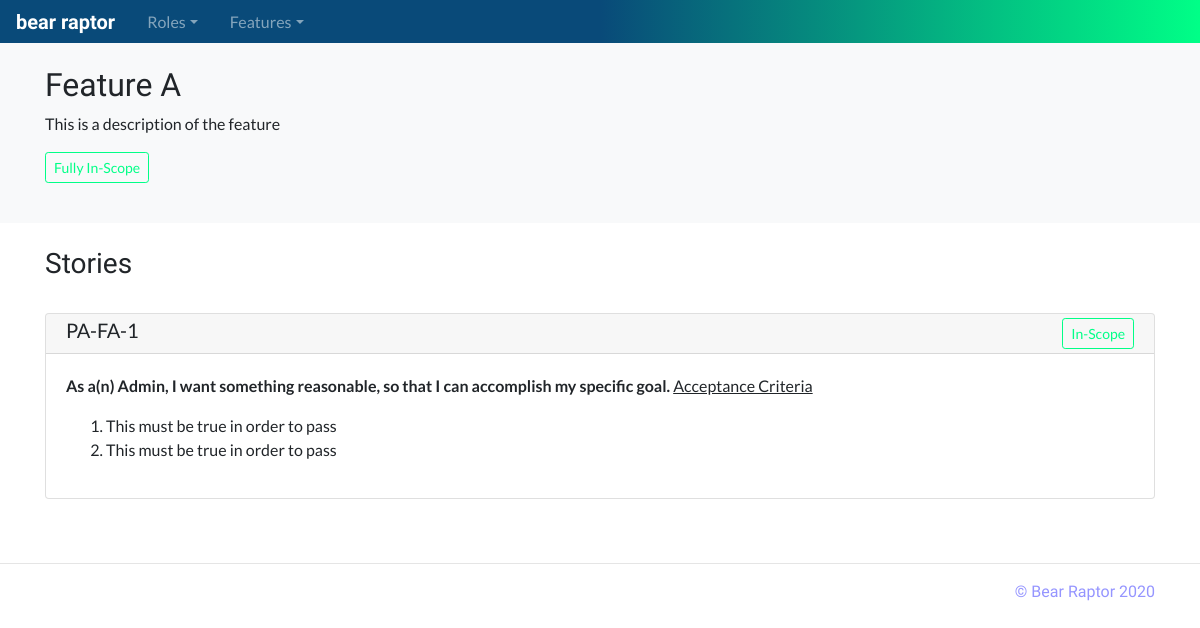
The page /project/1/feature/1 on the database its author committed.
### database_setup.py (models this page shows, shortened)
class Feature(Base):
    __tablename__ = 'feature'
    id = Column(Integer, primary_key=True)
    title = Column(String(250), nullable=False)
    shortname = Column(String(25), nullable=False)
    description = Column(String(500))
    scope = Column(String(25), nullable=False)
    project_id = Column(Integer, ForeignKey('project.id'))
    project = relationship(Project)

class Project(Base):
    __tablename__ = 'project'
    id = Column(Integer, primary_key=True)
    title = Column(String(250), nullable=False)
    shortname = Column(String(25), nullable=False)
    description = Column(String(500))
    status = Column(String(50), nullable=False)

class Story(Base):
    __tablename__ = 'story'
    id = Column(Integer, primary_key=True)
    scope = Column(String(25), nullable=False)
    want = Column(String(500))
    why = Column(String(500))
    role_id = Column(Integer, ForeignKey('role.id'))
    role = relationship(Role)
    feature_id = Column(Integer, ForeignKey('feature.id'))
    feature = relationship(Feature)

class Role(Base):
    __tablename__ = 'role'
    id = Column(Integer, primary_key=True)
    title = Column(String(250), nullable=False)
    description = Column(String(500))
    project_id = Column(Integer, ForeignKey('project.id'))
    project = relationship(Project)

class AcceptanceCriteria(Base):
    __tablename__ = 'acceptancecriteria'
    id = Column(Integer, primary_key=True)
    criteria = Column(String(500))
    story_id = Column(Integer, ForeignKey('story.id'))
    story = relationship(Story)

### app.py (the view)
@app.route('/project/<int:project_id>/feature/<int:feature_id>')
def featurePage(project_id, feature_id):
    project = session.query(Project).filter_by(id=project_id).one()
    roles = session.query(Role).filter_by(project_id=project_id).all()
    feature = session.query(Feature).filter_by(id=feature_id).one()
    features = session.query(Feature).filter_by(project_id=project_id).all()
    featureids = []
    for i in features:
        if i.id == feature.id:
            featureids.append(i.id)
    stories = session.query(Story).filter(Story.feature_id.in_(featureids)).all()
    storyids = []
    for i in stories:
        storyids.append(i.id)
    ac = session.query(AcceptanceCriteria).filter(AcceptanceCriteria.story_id.in_(storyids)).all()
    scope = feature.scope
    if scope == 'in':
        for i in stories:
            if i.scope == 'out':
                scope = 'contains'
    return render_template('feature-page.html', project=project, roles=roles,
                            feature=feature, features=features,
                            stories=stories, ac=ac, scope=scope)

### templates/feature-page.html (shortened to what this page needs)
<!doctype html>
<html lang="en">
  {% include "head.html" %}
  <body>
    {% include "menu.html" %}
    <main role="main">
      <section class="bg-light p-4">
        <div class="container">
          <div class="row">
            <div class="col-md-12">
              <h2>{{feature.title}}</h2>
              <p>
                {{feature.description}}
              </p>
              <p>
                {% if scope == 'in' %}
                  <button type="button" class="btn btn-outline-success btn-sm">Fully In-Scope</button>
                {% endif %}
              </p>
            </div>
          </div>
        </div>
      </section>
      <section class="p-4">
        <div class="container">
          <div class="row">
            <div class="col-md-12">
              <h3>Stories</h3>
            </div>
          </div>
          {% for i in stories %}
            <div class="row user-story">
              <div class="col-md-12">
                <div class="card">
                  <h5 class="card-header feature-title">{{project.shortname}}-{{feature.shortname}}-{{i.id}}
                    {% if scope != 'out' %}
                      {% if i.scope == 'in' %}
                        <button type="button" class="btn btn-outline-success btn-sm float-right">In-Scope</button>
                      {% endif %}
                    {% endif %}
                  </h5>
                  <div class="card-body">
                    <p class="card-text">
                      <b>As a(n) {{i.role.title}}, I want {{i.want}}, so that {{i.why}}.</b>
                      <u>Acceptance Criteria</u>
                      <ol>
                        {% for x in ac %}
                          {% if x.story_id == i.id %}
                            <li>{{x.criteria}}</li>
                          {% endif %}
                        {% endfor %}
                      </ol>
                    </p>
                  </div>
                </div>
              </div>
            </div>
          {% endfor %}
        </div>
      </section>
        <hr>
    </main>
    {% include "footer.html" %}
  </body>
</html>

### static/styles-fix.css (style rules this page uses)
body { padding-top: 2.6rem; font-family: 'Lato', sans-serif; }
h1, h2, h3, h4 { font-family: 'Marcellus', serif; }
.user-story { padding-bottom: 1.5rem; padding-top: 1.5rem; }
.btn-outline-success { color: #00ff87; border-color: #00ff87; }
.feature-title { padding: .25rem 1.25rem; }

### rows shown on the page
Feature: title "Feature A", description "This is a description of the feature", shortname "FA"
Story: id "1", scope "In-Scope", role "Admin", want "something reasonable", why "I can accomplish my specific goal"
Project: shortname "PA"
AcceptanceCriteria: criteria "This must be true in order to pass"
AcceptanceCriteria: criteria "This must be true in order to pass"
